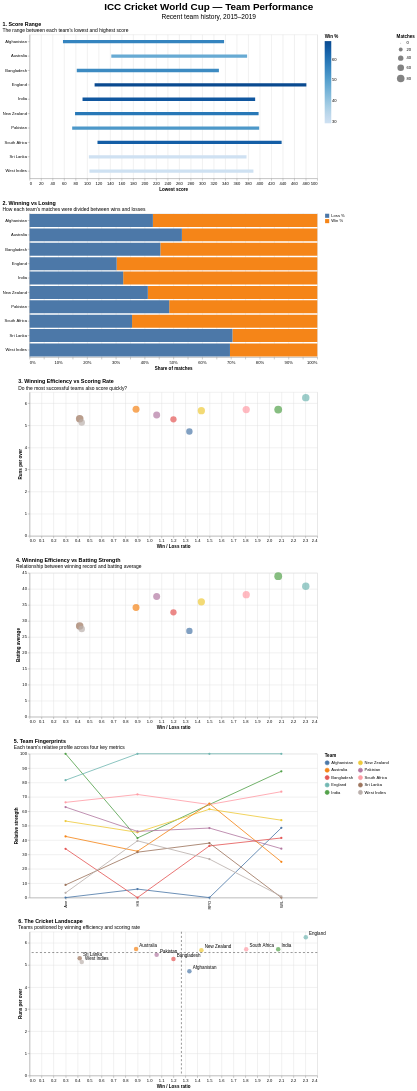

The cell this chart's notebook holds for it:
### Code cell
# Score range
chart1 = alt.Chart(df).mark_rule(size=8).encode(
    x=alt.X("LS:Q", title="Lowest score"),
    x2="HS:Q",
    y=alt.Y("Team:N", title=None),
    color=alt.Color("Win %:Q", title="Win %"),
    tooltip=["Team", "HS", "LS", "WonDescending", "Lost"]
).properties(
    title=alt.TitleParams(
        text="1. Score Range",
        subtitle="The range between each team's lowest and highest score",
        anchor="start"
    ),
    width=700,
    height=350
)

# Winning vs losing
chart2 = alt.Chart(
    df
).transform_fold(
    ["Win %", "Loss %"],
    as_=["Result", "Percentage"]
).mark_bar().encode(
    x=alt.X(
        "Percentage:Q",
        stack="normalize",
        title="Share of matches"
    ),
    y=alt.Y("Team:N", title=None),
    color=alt.Color("Result:N", title=None),
    tooltip=["Team", "Mat", "WonDescending", "Lost"]
).properties(
    title=alt.TitleParams(
        text="2. Winning vs Losing",
        subtitle="How each team's matches were divided between wins and losses",
        anchor="start"
    ),
    width=700,
    height=350
)

# W/L ratio vs scoring rate
chart3 = alt.Chart(df).mark_circle(size=120).encode(
    x=alt.X("W/L:Q", title="Win / Loss ratio"),
    y=alt.Y("RPO:Q", title="Runs per over"),
    size=alt.Size("Mat:Q", title="Matches"),
    color=alt.Color("Team:N", legend=None),
    tooltip=[
        "Team", "W/L", "RPO", "Mat",
        "WonDescending", "Lost"
    ]
).properties(
    title=alt.TitleParams(
        text="3. Winning Efficiency vs Scoring Rate",
        subtitle="Do the most successful teams also score quickly?",
        anchor="start"
    ),
    width=700,
    height=350
)

# W/L ratio vs batting average
chart4 = alt.Chart(df).mark_circle(size=120).encode(
    x=alt.X("W/L:Q", title="Win / Loss ratio"),
    y=alt.Y("Ave:Q", title="Batting average"),
    size=alt.Size("Mat:Q", title="Matches"),
    color=alt.Color("Team:N", legend=None),
    tooltip=[
        "Team", "W/L", "Ave", "RPO",
        "Mat", "WonDescending", "Lost"
    ]
).properties(
    title=alt.TitleParams(
        text="4. Winning Efficiency vs Batting Strength",
        subtitle="Relationship between winning record and batting average",
        anchor="start"
    ),
    width=700,
    height=350
)

# Team fingerprints
metrics = ["W/L", "Ave", "RPO", "HS"]

for col in metrics:
    df[col + "_norm"] = (
        (df[col] - df[col].min()) /
        (df[col].max() - df[col].min()) * 100
    )

fingerprint = df.melt(
    id_vars="Team",
    value_vars=[m + "_norm" for m in metrics],
    var_name="Metric",
    value_name="Score"
)

fingerprint["Metric"] = fingerprint["Metric"].str.replace(
    "_norm", "", regex=False
)

chart5 = alt.Chart(fingerprint).mark_line(
    point=True
).encode(
    x=alt.X("Metric:N", title=None),
    y=alt.Y(
        "Score:Q",
        title="Relative strength",
        scale=alt.Scale(domain=[0, 100])
    ),
    color=alt.Color(
        "Team:N",
        legend=alt.Legend(columns=2)
    ),
    tooltip=["Team", "Metric", "Score"]
).properties(
    title=alt.TitleParams(
        text="5. Team Fingerprints",
        subtitle="Each team's relative profile across four key metrics",
        anchor="start"
    ),
    width=700,
    height=350
)

# Cricket landscape
points = alt.Chart(df).mark_circle(size=120).encode(
    x=alt.X("W/L:Q", title="Win / Loss ratio"),
    y=alt.Y("RPO:Q", title="Runs per over"),
    color=alt.Color("Team:N", legend=None),
    tooltip=[
        "Team", "W/L", "RPO",
        "WonDescending", "Lost"
    ]
)

labels = alt.Chart(df).mark_text(
    align="left",
    dx=8,
    dy=-8
).encode(
    x="W/L:Q",
    y="RPO:Q",
    text="Team:N"
)

vertical = alt.Chart(
    pd.DataFrame({"x": [df["W/L"].median()]})
).mark_rule(
    strokeDash=[5, 5]
).encode(
    x="x:Q"
)

horizontal = alt.Chart(
    pd.DataFrame({"y": [df["RPO"].median()]})
).mark_rule(
    strokeDash=[5, 5]
).encode(
    y="y:Q"
)

chart6 = (
    points + labels + vertical + horizontal
).properties(
    title=alt.TitleParams(
        text="6. The Cricket Landscape",
        subtitle="Teams positioned by winning efficiency and scoring rate",
        anchor="start"
    ),
    width=700,
    height=350
)

# Combine all six
final_chart = alt.vconcat(
    chart1,
    chart2,
    chart3,
    chart4,
    chart5,
    chart6
).properties(
    title=alt.TitleParams(
        text="ICC Cricket World Cup — Team Performance",
        subtitle="Recent team history, 2015–2019",
        anchor="middle",
        fontSize=24,
        subtitleFontSize=16
    )
)

final_chart

### Figure 1 — Vega-Lite specification as saved in the notebook (floating-point values rounded to 4 significant figures)
{"config": {"view": {"continuousWidth": 300, "continuousHeight": 300}}, "vconcat": [{"data": {"name": "data-840e87ac3115ddc3f09a2973ceccbaee"}, "mark": {"type": "rule", "size": 8}, "encoding": {"color": {"field": "Win %", "title": "Win %", "type": "quantitative"}, "tooltip": [{"field": "Team", "type": "nominal"}, {"field": "HS", "type": "quantitative"}, {"field": "LS", "type": "quantitative"}, {"field": "WonDescending", "type": "quantitative"}, {"field": "Lost", "type": "quantitative"}], "x": {"field": "LS", "title": "Lowest score", "type": "quantitative"}, "x2": {"field": "HS"}, "y": {"field": "Team", "title": null, "type": "nominal"}}, "height": 350, "title": {"text": "1. Score Range", "anchor": "start", "subtitle": "The range between each team's lowest and highest score"}, "width": 700}, {"data": {"name": "data-840e87ac3115ddc3f09a2973ceccbaee"}, "mark": {"type": "bar"}, "encoding": {"color": {"field": "Result", "title": null, "type": "nominal"}, "tooltip": [{"field": "Team", "type": "nominal"}, {"field": "Mat", "type": "quantitative"}, {"field": "WonDescending", "type": "quantitative"}, {"field": "Lost", "type": "quantitative"}], "x": {"field": "Percentage", "stack": "normalize", "title": "Share of matches", "type": "quantitative"}, "y": {"field": "Team", "title": null, "type": "nominal"}}, "height": 350, "title": {"text": "2. Winning vs Losing", "anchor": "start", "subtitle": "How each team's matches were divided between wins and losses"}, "transform": [{"fold": ["Win %", "Loss %"], "as": ["Result", "Percentage"]}], "width": 700}, {"data": {"name": "data-840e87ac3115ddc3f09a2973ceccbaee"}, "mark": {"type": "circle", "size": 120}, "encoding": {"color": {"field": "Team", "legend": null, "type": "nominal"}, "size": {"field": "Mat", "title": "Matches", "type": "quantitative"}, "tooltip": [{"field": "Team", "type": "nominal"}, {"field": "W/L", "type": "quantitative"}, {"field": "RPO", "type": "quantitative"}, {"field": "Mat", "type": "quantitative"}, {"field": "WonDescending", "type": "quantitative"}, {"field": "Lost", "type": "quantitative"}], "x": {"field": "W/L", "title": "Win / Loss ratio", "type": "quantitative"}, "y": {"field": "RPO", "title": "Runs per over", "type": "quantitative"}}, "height": 350, "title": {"text": "3. Winning Efficiency vs Scoring Rate", "anchor": "start", "subtitle": "Do the most successful teams also score quickly?"}, "width": 700}, {"data": {"name": "data-840e87ac3115ddc3f09a2973ceccbaee"}, "mark": {"type": "circle", "size": 120}, "encoding": {"color": {"field": "Team", "legend": null, "type": "nominal"}, "size": {"field": "Mat", "title": "Matches", "type": "quantitative"}, "tooltip": [{"field": "Team", "type": "nominal"}, {"field": "W/L", "type": "quantitative"}, {"field": "Ave", "type": "quantitative"}, {"field": "RPO", "type": "quantitative"}, {"field": "Mat", "type": "quantitative"}, {"field": "WonDescending", "type": "quantitative"}, {"field": "Lost", "type": "quantitative"}], "x": {"field": "W/L", "title": "Win / Loss ratio", "type": "quantitative"}, "y": {"field": "Ave", "title": "Batting average", "type": "quantitative"}}, "height": 350, "title": {"text": "4. Winning Efficiency vs Batting Strength", "anchor": "start", "subtitle": "Relationship between winning record and batting average"}, "width": 700}, {"data": {"name": "data-a8233900f33b77d87c5953847e77f898"}, "mark": {"type": "line", "point": true}, "encoding": {"color": {"field": "Team", "legend": {"columns": 2}, "type": "nominal"}, "tooltip": [{"field": "Team", "type": "nominal"}, {"field": "Metric", "type": "nominal"}, {"field": "Score", "type": "quantitative"}], "x": {"field": "Metric", "title": null, "type": "nominal"}, "y": {"field": "Score", "scale": {"domain": [0, 100]}, "title": "Relative strength", "type": "quantitative"}}, "height": 350, "title": {"text": "5. Team Fingerprints", "anchor": "start", "subtitle": "Each team's relative profile across four key metrics"}, "width": 700}, {"layer": [{"mark": {"type": "circle", "size": 120}, "encoding": {"color": {"field": "Team", "legend": null, "type": "nominal"}, "tooltip": [{"field": "Team", "type": "nominal"}, {"field": "W/L", "type": "quantitative"}, {"field": "RPO", "type": "quantitative"}, {"field": "WonDescending", "type": "quantitative"}, {"field": "Lost", "type": "quantitative"}], "x": {"field": "W/L", "title": "Win / Loss ratio", "type": "quantitative"}, "y": {"field": "RPO", "title": "Runs per over", "type": "quantitative"}}}, {"mark": {"type": "text", "align": "left", "dx": 8, "dy": -8}, "encoding": {"text": {"field": "Team", "type": "nominal"}, "x": {"field": "W/L", "type": "quantitative"}, "y": {"field": "RPO", "type": "quantitative"}}}, {"data": {"name": "data-b91dbc84716db8957e0ade12b6410953"}, "mark": {"type": "rule", "strokeDash": [5, 5]}, "encoding": {"x": {"field": "x", "type": "quantitative"}}}, {"data": {"name": "data-6af6d22eb27ce19cf1805ab89373e141"}, "mark": {"type": "rule", "strokeDash": [5, 5]}, "encoding": {"y": {"field": "y", "type": "quantitative"}}}], "data": {"name": "data-840e87ac3115ddc3f09a2973ceccbaee"}, "height": 350, "title": {"text": "6. The Cricket Landscape", "anchor": "start", "subtitle": "Teams positioned by winning efficiency and scoring rate"}, "width": 700}], "title": {"text": "ICC Cricket World Cup — Team Performance", "anchor": "middle", "fontSize": 24, "subtitle": "Recent team history, 2015–2019", "subtitleFontSize": 16}, "$schema": "https://vega.github.io/schema/vega-lite/v6.4.1.json", "datasets": {"data-840e87ac3115ddc3f09a2973ceccbaee": [{"Team": "India", "Span": "2015-2019", "Mat": 85, "WonDescending": 56, "Lost": 27, "Tied": 2, "NR": 0, "W/L": 2.074, "Ave": 43.98, "RPO": 5.71, "Inns": 85, "HS": 392, "LS": 92, "Win %": 65.88, "Loss %": 31.76, "Win-Loss Gap": 34.12, "W/L_norm": 87.8, "Ave_norm": 100.0, "RPO_norm": 64.71, "HS_norm": 41.45}, {"Team": "England", "Span": "2015-2019", "Mat": 77, "WonDescending": 53, "Lost": 23, "Tied": 1, "NR": 0, "W/L": 2.304, "Ave": 40.84, "RPO": 6.25, "Inns": 77, "HS": 481, "LS": 113, "Win %": 68.83, "Loss %": 29.87, "Win-Loss Gap": 38.96, "W/L_norm": 100.0, "Ave_norm": 81.65, "RPO_norm": 100.0, "HS_norm": 100.0}, {"Team": "South Africa", "Span": "2015-2019", "Mat": 73, "WonDescending": 47, "Lost": 26, "Tied": 0, "NR": 0, "W/L": 1.807, "Ave": 38.2, "RPO": 5.71, "Inns": 73, "HS": 438, "LS": 118, "Win %": 64.38, "Loss %": 35.62, "Win-Loss Gap": 28.77, "W/L_norm": 73.65, "Ave_norm": 66.22, "RPO_norm": 64.71, "HS_norm": 71.71}, {"Team": "New Zealand", "Span": "2015-2019", "Mat": 73, "WonDescending": 43, "Lost": 30, "Tied": 0, "NR": 0, "W/L": 1.433, "Ave": 35.98, "RPO": 5.66, "Inns": 73, "HS": 398, "LS": 79, "Win %": 58.9, "Loss %": 41.1, "Win-Loss Gap": 17.81, "W/L_norm": 53.82, "Ave_norm": 53.24, "RPO_norm": 61.44, "HS_norm": 45.39}, {"Team": "Pakistan", "Span": "2015-2019", "Mat": 68, "WonDescending": 35, "Lost": 33, "Tied": 0, "NR": 0, "W/L": 1.06, "Ave": 37.64, "RPO": 5.46, "Inns": 68, "HS": 399, "LS": 74, "Win %": 51.47, "Loss %": 48.53, "Win-Loss Gap": 2.941, "W/L_norm": 34.04, "Ave_norm": 62.95, "RPO_norm": 48.37, "HS_norm": 46.05}, {"Team": "Afghanistan", "Span": "2015-2019", "Mat": 57, "WonDescending": 32, "Lost": 24, "Tied": 1, "NR": 0, "W/L": 1.333, "Ave": 26.87, "RPO": 4.72, "Inns": 57, "HS": 338, "LS": 58, "Win %": 56.14, "Loss %": 42.11, "Win-Loss Gap": 14.04, "W/L_norm": 48.52, "Ave_norm": 0.0, "RPO_norm": 0.0, "HS_norm": 5.921}, {"Team": "Australia", "Span": "2015-2019", "Mat": 68, "WonDescending": 32, "Lost": 36, "Tied": 0, "NR": 0, "W/L": 0.888, "Ave": 34.15, "RPO": 5.72, "Inns": 68, "HS": 378, "LS": 142, "Win %": 47.06, "Loss %": 52.94, "Win-Loss Gap": -5.882, "W/L_norm": 24.92, "Ave_norm": 42.55, "RPO_norm": 65.36, "HS_norm": 32.24}, {"Team": "Bangladesh", "Span": "2015-2019", "Mat": 55, "WonDescending": 30, "Lost": 25, "Tied": 0, "NR": 0, "W/L": 1.2, "Ave": 32.68, "RPO": 5.27, "Inns": 55, "HS": 329, "LS": 82, "Win %": 54.55, "Loss %": 45.45, "Win-Loss Gap": 9.091, "W/L_norm": 41.46, "Ave_norm": 33.96, "RPO_norm": 35.95, "HS_norm": 0.0}, {"Team": "Sri Lanka", "Span": "2015-2019", "Mat": 79, "WonDescending": 23, "Lost": 55, "Tied": 1, "NR": 0, "W/L": 0.418, "Ave": 28.38, "RPO": 5.3, "Inns": 79, "HS": 377, "LS": 103, "Win %": 29.11, "Loss %": 69.62, "Win-Loss Gap": -40.51, "W/L_norm": 0.0, "Ave_norm": 8.825, "RPO_norm": 37.91, "HS_norm": 31.58}, {"Team": "West Indies", "Span": "2015-2019", "Mat": 58, "WonDescending": 17, "Lost": 39, "Tied": 2, "NR": 0, "W/L": 0.435, "Ave": 27.44, "RPO": 5.13, "Inns": 58, "HS": 389, "LS": 104, "Win %": 29.31, "Loss %": 67.24, "Win-Loss Gap": -37.93, "W/L_norm": 0.9014, "Ave_norm": 3.331, "RPO_norm": 26.8, "HS_norm": 39.47}], "data-a8233900f33b77d87c5953847e77f898": [{"Team": "India", "Metric": "W/L", "Score": 87.8}, {"Team": "England", "Metric": "W/L", "Score": 100.0}, {"Team": "South Africa", "Metric": "W/L", "Score": 73.65}, {"Team": "New Zealand", "Metric": "W/L", "Score": 53.82}, {"Team": "Pakistan", "Metric": "W/L", "Score": 34.04}, {"Team": "Afghanistan", "Metric": "W/L", "Score": 48.52}, {"Team": "Australia", "Metric": "W/L", "Score": 24.92}, {"Team": "Bangladesh", "Metric": "W/L", "Score": 41.46}, {"Team": "Sri Lanka", "Metric": "W/L", "Score": 0.0}, {"Team": "West Indies", "Metric": "W/L", "Score": 0.9014}, {"Team": "India", "Metric": "Ave", "Score": 100.0}, {"Team": "England", "Metric": "Ave", "Score": 81.65}, {"Team": "South Africa", "Metric": "Ave", "Score": 66.22}, {"Team": "New Zealand", "Metric": "Ave", "Score": 53.24}, {"Team": "Pakistan", "Metric": "Ave", "Score": 62.95}, {"Team": "Afghanistan", "Metric": "Ave", "Score": 0.0}, {"Team": "Australia", "Metric": "Ave", "Score": 42.55}, {"Team": "Bangladesh", "Metric": "Ave", "Score": 33.96}, {"Team": "Sri Lanka", "Metric": "Ave", "Score": 8.825}, {"Team": "West Indies", "Metric": "Ave", "Score": 3.331}, {"Team": "India", "Metric": "RPO", "Score": 64.71}, {"Team": "England", "Metric": "RPO", "Score": 100.0}, {"Team": "South Africa", "Metric": "RPO", "Score": 64.71}, {"Team": "New Zealand", "Metric": "RPO", "Score": 61.44}, {"Team": "Pakistan", "Metric": "RPO", "Score": 48.37}, {"Team": "Afghanistan", "Metric": "RPO", "Score": 0.0}, {"Team": "Australia", "Metric": "RPO", "Score": 65.36}, {"Team": "Bangladesh", "Metric": "RPO", "Score": 35.95}, {"Team": "Sri Lanka", "Metric": "RPO", "Score": 37.91}, {"Team": "West Indies", "Metric": "RPO", "Score": 26.8}, {"Team": "India", "Metric": "HS", "Score": 41.45}, {"Team": "England", "Metric": "HS", "Score": 100.0}, {"Team": "South Africa", "Metric": "HS", "Score": 71.71}, {"Team": "New Zealand", "Metric": "HS", "Score": 45.39}, {"Team": "Pakistan", "Metric": "HS", "Score": 46.05}, {"Team": "Afghanistan", "Metric": "HS", "Score": 5.921}, {"Team": "Australia", "Metric": "HS", "Score": 32.24}, {"Team": "Bangladesh", "Metric": "HS", "Score": 0.0}, {"Team": "Sri Lanka", "Metric": "HS", "Score": 31.58}, {"Team": "West Indies", "Metric": "HS", "Score": 39.47}], "data-b91dbc84716db8957e0ade12b6410953": [{"x": 1.266}], "data-6af6d22eb27ce19cf1805ab89373e141": [{"y": 5.56}]}}
